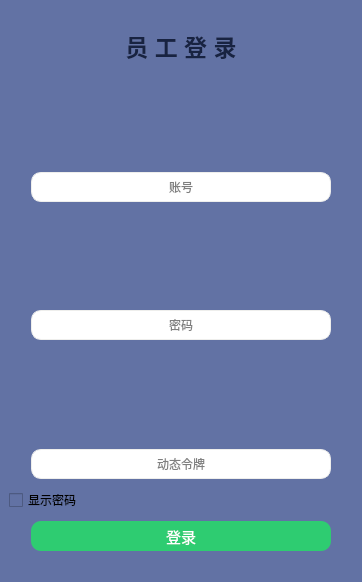
<?xml version="1.0" encoding="UTF-8"?>
<ui version="4.0">
 <class>MainWindow</class>
 <widget class="QMainWindow" name="MainWindow">
  <property name="geometry">
   <rect>
    <x>0</x>
    <y>0</y>
    <width>362</width>
    <height>582</height>
   </rect>
  </property>
  <property name="minimumSize">
   <size>
    <width>362</width>
    <height>582</height>
   </size>
  </property>
  <property name="maximumSize">
   <size>
    <width>362</width>
    <height>582</height>
   </size>
  </property>
  <property name="font">
   <font>
    <pointsize>7</pointsize>
   </font>
  </property>
  <property name="windowTitle">
   <string>登录</string>
  </property>
  <property name="autoFillBackground">
   <bool>false</bool>
  </property>
  <property name="styleSheet">
   <string notr="true">background-color:rgb(98, 114, 164)</string>
  </property>
  <widget class="QWidget" name="centralwidget">
   <property name="styleSheet">
    <string notr="true">background-color:rgb(98, 114, 164)</string>
   </property>
   <layout class="QVBoxLayout" name="verticalLayout">
    <item alignment="Qt::AlignmentFlag::AlignHCenter">
     <widget class="QLabel" name="label">
      <property name="maximumSize">
       <size>
        <width>300</width>
        <height>300</height>
       </size>
      </property>
      <property name="text">
       <string/>
      </property>
      <property name="pixmap">
       <pixmap>login.png</pixmap>
      </property>
      <property name="scaledContents">
       <bool>true</bool>
      </property>
     </widget>
    </item>
    <item>
     <widget class="QLabel" name="label_2">
      <property name="font">
       <font>
        <pointsize>17</pointsize>
        <bold>true</bold>
       </font>
      </property>
      <property name="styleSheet">
       <string notr="true">QLabel {
color: rgb(24, 35, 65);


}</string>
      </property>
      <property name="text">
       <string>员 工 登 录</string>
      </property>
      <property name="alignment">
       <set>Qt::AlignmentFlag::AlignCenter</set>
      </property>
      <property name="wordWrap">
       <bool>true</bool>
      </property>
     </widget>
    </item>
    <item>
     <spacer name="verticalSpacer">
      <property name="orientation">
       <enum>Qt::Orientation::Vertical</enum>
      </property>
      <property name="sizeHint" stdset="0">
       <size>
        <width>20</width>
        <height>40</height>
       </size>
      </property>
     </spacer>
    </item>
    <item alignment="Qt::AlignmentFlag::AlignHCenter">
     <widget class="QLineEdit" name="lineEdit_username">
      <property name="sizePolicy">
       <sizepolicy hsizetype="Expanding" vsizetype="Fixed">
        <horstretch>0</horstretch>
        <verstretch>0</verstretch>
       </sizepolicy>
      </property>
      <property name="minimumSize">
       <size>
        <width>300</width>
        <height>30</height>
       </size>
      </property>
      <property name="maximumSize">
       <size>
        <width>300</width>
        <height>16777215</height>
       </size>
      </property>
      <property name="font">
       <font>
        <pointsize>9</pointsize>
       </font>
      </property>
      <property name="styleSheet">
       <string notr="true">QLineEdit {
    border: 1px solid rgb(238, 238, 236);
    border-radius: 10px;
    padding: 2px;
    background-color: #fff;
   /* color: rgb(200, 200, 200); */
}
QLineEdit:hover {
    border: 1px solid rgb(186, 189, 182);
}
QLineEdit:focus {
    border: 1px solid   rgb(114, 159, 207);
    color: rgb(100, 100, 100);
}</string>
      </property>
      <property name="text">
       <string/>
      </property>
      <property name="alignment">
       <set>Qt::AlignmentFlag::AlignCenter</set>
      </property>
      <property name="placeholderText">
       <string>账号</string>
      </property>
     </widget>
    </item>
    <item>
     <spacer name="verticalSpacer_2">
      <property name="orientation">
       <enum>Qt::Orientation::Vertical</enum>
      </property>
      <property name="sizeHint" stdset="0">
       <size>
        <width>20</width>
        <height>40</height>
       </size>
      </property>
     </spacer>
    </item>
    <item alignment="Qt::AlignmentFlag::AlignHCenter">
     <widget class="QLineEdit" name="lineEdit_password">
      <property name="minimumSize">
       <size>
        <width>300</width>
        <height>30</height>
       </size>
      </property>
      <property name="maximumSize">
       <size>
        <width>300</width>
        <height>16777215</height>
       </size>
      </property>
      <property name="font">
       <font>
        <pointsize>9</pointsize>
       </font>
      </property>
      <property name="styleSheet">
       <string notr="true">QLineEdit {
    border: 1px solid rgb(238, 238, 236);
    border-radius: 10px;
    padding: 2px;
    background-color: #fff;
   /* color: rgb(200, 200, 200); */
}
QLineEdit:hover {
    border: 1px solid rgb(186, 189, 182);
}
QLineEdit:focus {
    border: 1px solid   rgb(114, 159, 207);
    color: rgb(100, 100, 100);
}</string>
      </property>
      <property name="text">
       <string/>
      </property>
      <property name="echoMode">
       <enum>QLineEdit::EchoMode::Password</enum>
      </property>
      <property name="alignment">
       <set>Qt::AlignmentFlag::AlignCenter</set>
      </property>
      <property name="placeholderText">
       <string>密码</string>
      </property>
     </widget>
    </item>
    <item>
     <spacer name="verticalSpacer_3">
      <property name="orientation">
       <enum>Qt::Orientation::Vertical</enum>
      </property>
      <property name="sizeHint" stdset="0">
       <size>
        <width>20</width>
        <height>40</height>
       </size>
      </property>
     </spacer>
    </item>
    <item alignment="Qt::AlignmentFlag::AlignHCenter">
     <widget class="QLineEdit" name="lineEdit_token">
      <property name="minimumSize">
       <size>
        <width>300</width>
        <height>30</height>
       </size>
      </property>
      <property name="maximumSize">
       <size>
        <width>600</width>
        <height>16777215</height>
       </size>
      </property>
      <property name="font">
       <font>
        <pointsize>9</pointsize>
       </font>
      </property>
      <property name="styleSheet">
       <string notr="true">QLineEdit {
    border: 1px solid rgb(238, 238, 236);
    border-radius: 10px;
    padding: 2px;
    background-color: #fff;
   /* color: rgb(200, 200, 200); */
}
QLineEdit:hover {
    border: 1px solid rgb(186, 189, 182);
}
QLineEdit:focus {
    border: 1px solid   rgb(114, 159, 207);
    color: rgb(100, 100, 100);
}</string>
      </property>
      <property name="text">
       <string/>
      </property>
      <property name="echoMode">
       <enum>QLineEdit::EchoMode::Password</enum>
      </property>
      <property name="alignment">
       <set>Qt::AlignmentFlag::AlignCenter</set>
      </property>
      <property name="placeholderText">
       <string>动态令牌</string>
      </property>
     </widget>
    </item>
    <item>
     <widget class="QCheckBox" name="checkBox_show_password">
      <property name="minimumSize">
       <size>
        <width>0</width>
        <height>30</height>
       </size>
      </property>
      <property name="font">
       <font>
        <pointsize>9</pointsize>
       </font>
      </property>
      <property name="text">
       <string>显示密码</string>
      </property>
     </widget>
    </item>
    <item alignment="Qt::AlignmentFlag::AlignHCenter">
     <widget class="QPushButton" name="button_login">
      <property name="minimumSize">
       <size>
        <width>300</width>
        <height>30</height>
       </size>
      </property>
      <property name="maximumSize">
       <size>
        <width>300</width>
        <height>16777215</height>
       </size>
      </property>
      <property name="font">
       <font>
        <pointsize>-1</pointsize>
       </font>
      </property>
      <property name="styleSheet">
       <string notr="true">QPushButton{
	border-radius: 10px;
	background-color:#2ecc71;
	color:#fff;
	font-size:15px;
}

QPushButton:hover {
	border:1px solid;
	border-color: #27ae60;
	background-color: rgb(50, 227, 124);
}

 QPushButton:pressed {
    background-color: #27ae60;
	border-radius: 10px;
	border:1px solid rgb(0, 223, 108);
}
</string>
      </property>
      <property name="text">
       <string>登录</string>
      </property>
     </widget>
    </item>
   </layout>
  </widget>
  <widget class="QStatusBar" name="statusBar">
   <property name="minimumSize">
    <size>
     <width>0</width>
     <height>0</height>
    </size>
   </property>
   <property name="font">
    <font>
     <family>MS Shell Dlg 2</family>
     <pointsize>9</pointsize>
    </font>
   </property>
  </widget>
 </widget>
 <tabstops>
  <tabstop>button_login</tabstop>
  <tabstop>lineEdit_token</tabstop>
  <tabstop>checkBox_show_password</tabstop>
 </tabstops>
 <resources/>
 <connections/>
</ui>
